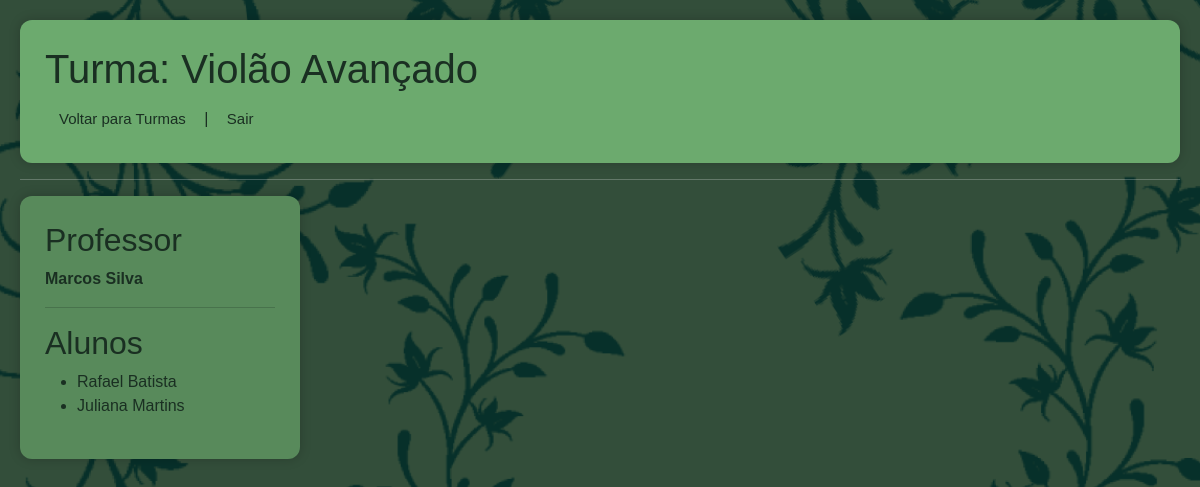
Page /turma/1/pessoas on the committed database.
### tables this page shows
CREATE TABLE Turma (
    id_turma INTEGER PRIMARY KEY AUTOINCREMENT,
    nome TEXT NOT NULL,
    descricao TEXT,
    especialidade TEXT,
    id_professor INTEGER NOT NULL,
    id_escola INTEGER NOT NULL,
    FOREIGN KEY (id_professor) REFERENCES Professor(id_professor),
    FOREIGN KEY (id_escola) REFERENCES Escola(id_escola)
);

CREATE TABLE Professor (
    id_professor INTEGER PRIMARY KEY AUTOINCREMENT,
    nome TEXT NOT NULL,
    email TEXT NOT NULL UNIQUE,
    senha TEXT NOT NULL,
    endereco TEXT,
    telefone TEXT,
    proficiencia TEXT,
    id_escola INTEGER NOT NULL,
    FOREIGN KEY (id_escola) REFERENCES Escola(id_escola)
);

CREATE TABLE Aluno (
    id_aluno INTEGER PRIMARY KEY AUTOINCREMENT,
    nome TEXT NOT NULL,
    email TEXT NOT NULL UNIQUE,
    endereco TEXT,
    telefone TEXT,
    senha TEXT NOT NULL,
    id_escola INTEGER,
    FOREIGN KEY (id_escola) REFERENCES Escola(id_escola)
);

### app.py (the view)
@app.route("/turma/<int:id_turma>/pessoas")
def turma_pessoas(id_turma):
    professor, alunos = model.listar_pessoas_da_turma(id_turma)
    if professor is None:
        return "Turma não encontrada", 404
    nome_turma = model.buscar_nome_turma(id_turma)
    origem = "aluno"
    if "professor_id" in session:
        origem = "professor"
    return render_template(
        "turma_pessoas.html",
        nome_turma=nome_turma,
        professor=professor,
        alunos=alunos,
        origem=origem
    )

### model.py (called while the page is built)
def conectar():
    return sqlite3.connect("escola.db")

def listar_pessoas_da_turma(id_turma):
    conn = conectar()
    cursor = conn.cursor()
    cursor.execute("""
    SELECT Professor.nome
    FROM Turma
    JOIN Professor ON Turma.id_professor = Professor.id_professor
    WHERE Turma.id_turma = ?
    """, (id_turma,))
    professor = cursor.fetchone()
    cursor.execute("""
    SELECT Aluno.nome
    FROM Aluno
    JOIN Aluno_Turma
    ON Aluno.id_aluno = Aluno_Turma.id_aluno
    WHERE Aluno_Turma.id_turma = ?
    """, (id_turma,))
    alunos = cursor.fetchall()
    conn.close()
    return professor[0] if professor else None, [a[0] for a in alunos]

def buscar_nome_turma(id_turma):
    conn = conectar()
    cursor = conn.cursor()
    cursor.execute("""
    SELECT nome
    FROM Turma
    WHERE id_turma = ?
    """, (id_turma,))
    turma = cursor.fetchone()
    conn.close()
    return turma[0] if turma else None

### templates/turma_pessoas.html (shortened to what this page needs)
<!DOCTYPE html>
<html lang="pt-br">
<head>
    <link href="https://cdn.jsdelivr.net/npm/bootstrap@5.3.8/dist/css/bootstrap.min.css" rel="stylesheet">
    <link rel="stylesheet" href="{{ url_for('static', filename='style.css') }}">
</head>
<body>
    <div id="container1">
        <div id="divtopo">
            <h1>Turma: {{ nome_turma }}</h1>
            <nav>
                {% if origem == "professor" %}
                    <a href="/professor">Voltar</a> |
                {% else %}
                    <a href="/turmas">Voltar para Turmas</a> |
                {% endif %}
                <a href="/logout">Sair</a>
            </nav>
        </div>
        <hr>
        <div id="divturmas">
            <h2>Professor</h2>
            <p><strong>{{ professor }}</strong></p>
            <hr>
            <h2>Alunos</h2>
            {% if alunos %}
            <ul>
                {% for aluno in alunos %}
                <li>{{ aluno }}</li>
                {% endfor %}
            </ul>
            {% else %}
            <p>Nenhum aluno cadastrado nesta turma.</p>
            {% endif %}
        </div>
    </div>
</body>
</html>

### static/style.css (style rules this page uses)
:root { --verde-principal: #3E5F47; --verde-secundario: #6caa6e; --verde-hover: #6AAE70; --verde-medio: #588A5B; --fundo-claro: #C8E6C9; --fundo-suave: #DFECE0; --texto-escuro: #1A2F22; --texto-claro: #F4F4F4; --sombra: rgba(0,0,0,0.2); }
body { margin: 0; padding: 20px; font-family: 'Lucida Sans', 'Lucida Sans Regular', 'Lucida Grande', 'Lucida Sans Unicode', Geneva, Verdana, sans-serif; background-color: var(--verde-principal); background-image: url(/static/img/fundomaestro.png); background-size: cover; background-position: center; color: var(--texto-claro); }
a { display: inline-block; padding: 7px 14px; color: var(--texto-escuro); text-decoration: none; border-radius: 6px; font-size: 15px; }
#divturmas { background-color: var(--verde-medio); color: var(--texto-escuro); padding: 25px; border-radius: 12px; margin-bottom: 14px; width: 280px; box-shadow: 0 0 12px var(--sombra); }
#divtopo { background-color: var(--verde-secundario); color: var(--texto-escuro); padding: 25px; border-radius: 12px; margin-bottom: 14px; box-shadow: 0 0 12px var(--sombra); }

### rows in the picture
Turma: nome "Violão Avançado"
Professor: nome "Marcos Silva"
Aluno: nome "Rafael Batista"
Aluno: nome "Juliana Martins"
